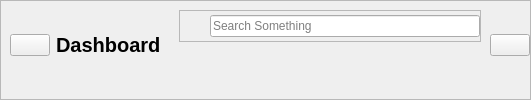
        <widget class="QFrame" name="headerFrame">
         <property name="frameShape">
          <enum>QFrame::StyledPanel</enum>
         </property>
         <property name="frameShadow">
          <enum>QFrame::Raised</enum>
         </property>
         <layout class="QHBoxLayout" name="horizontalLayout_2">
          <property name="spacing">
           <number>0</number>
          </property>
          <property name="leftMargin">
           <number>0</number>
          </property>
          <property name="topMargin">
           <number>0</number>
          </property>
          <property name="rightMargin">
           <number>0</number>
          </property>
          <property name="bottomMargin">
           <number>10</number>
          </property>
          <item alignment="Qt::AlignLeft">
           <widget class="QWidget" name="widget" native="true">
            <layout class="QHBoxLayout" name="horizontalLayout_4">
             <item>
              <widget class="QPushButton" name="menuBtn">
               <property name="text">
                <string/>
               </property>
               <property name="icon">
                <iconset resource="resources.qrc">
                 <normaloff>:/pink-icons/assets/QRC Resources/pink-icons/menu.svg</normaloff>:/pink-icons/assets/QRC Resources/pink-icons/menu.svg</iconset>
               </property>
               <property name="iconSize">
                <size>
                 <width>24</width>
                 <height>24</height>
                </size>
               </property>
              </widget>
             </item>
             <item>
              <widget class="QLabel" name="appHeader">
               <property name="font">
                <font>
                 <family>Arial</family>
                 <pointsize>15</pointsize>
                 <weight>75</weight>
                 <bold>true</bold>
                </font>
               </property>
               <property name="text">
                <string>Dashboard</string>
               </property>
              </widget>
             </item>
            </layout>
           </widget>
          </item>
          <item alignment="Qt::AlignHCenter">
           <widget class="QWidget" name="widget_2" native="true">
            <property name="sizePolicy">
             <sizepolicy hsizetype="Preferred" vsizetype="Preferred">
              <horstretch>0</horstretch>
              <verstretch>0</verstretch>
             </sizepolicy>
            </property>
            <property name="minimumSize">
             <size>
              <width>320</width>
              <height>0</height>
             </size>
            </property>
            <layout class="QHBoxLayout" name="horizontalLayout_3">
             <item alignment="Qt::AlignTop">
              <widget class="QFrame" name="searchFrame">
               <property name="minimumSize">
                <size>
                 <width>160</width>
                 <height>0</height>
                </size>
               </property>
               <property name="frameShape">
                <enum>QFrame::StyledPanel</enum>
               </property>
               <property name="frameShadow">
                <enum>QFrame::Raised</enum>
               </property>
               <layout class="QHBoxLayout" name="horizontalLayout_5">
                <property name="spacing">
                 <number>0</number>
                </property>
                <property name="leftMargin">
                 <number>0</number>
                </property>
                <property name="topMargin">
                 <number>0</number>
                </property>
                <property name="rightMargin">
                 <number>0</number>
                </property>
                <property name="bottomMargin">
                 <number>0</number>
                </property>
                <item>
                 <widget class="QLabel" name="label_2">
                  <property name="minimumSize">
                   <size>
                    <width>30</width>
                    <height>30</height>
                   </size>
                  </property>
                  <property name="maximumSize">
                   <size>
                    <width>30</width>
                    <height>30</height>
                   </size>
                  </property>
                  <property name="text">
                   <string/>
                  </property>
                  <property name="pixmap">
                   <pixmap resource="resources.qrc">:/pink-icons/assets/QRC Resources/pink-icons/search.svg</pixmap>
                  </property>
                  <property name="scaledContents">
                   <bool>true</bool>
                  </property>
                 </widget>
                </item>
                <item>
                 <widget class="QLineEdit" name="lineEdit">
                  <property name="placeholderText">
                   <string>Search Something</string>
                  </property>
                 </widget>
                </item>
               </layout>
              </widget>
             </item>
            </layout>
           </widget>
          </item>
          <item alignment="Qt::AlignRight">
           <widget class="QWidget" name="widget_3" native="true">
            <layout class="QHBoxLayout" name="horizontalLayout_6">
             <property name="spacing">
              <number>0</number>
             </property>
             <property name="leftMargin">
              <number>0</number>
             </property>
             <property name="topMargin">
              <number>0</number>
             </property>
             <property name="rightMargin">
              <number>0</number>
             </property>
             <property name="bottomMargin">
              <number>0</number>
             </property>
             <item>
              <widget class="QPushButton" name="accountBtn">
               <property name="text">
                <string/>
               </property>
               <property name="icon">
                <iconset>
                 <normaloff>:/Pink-icons/pink-icons/user.svg</normaloff>:/Pink-icons/pink-icons/user.svg</iconset>
               </property>
               <property name="iconSize">
                <size>
                 <width>32</width>
                 <height>32</height>
                </size>
               </property>
              </widget>
             </item>
            </layout>
           </widget>
          </item>
         </layout>
        </widget>
